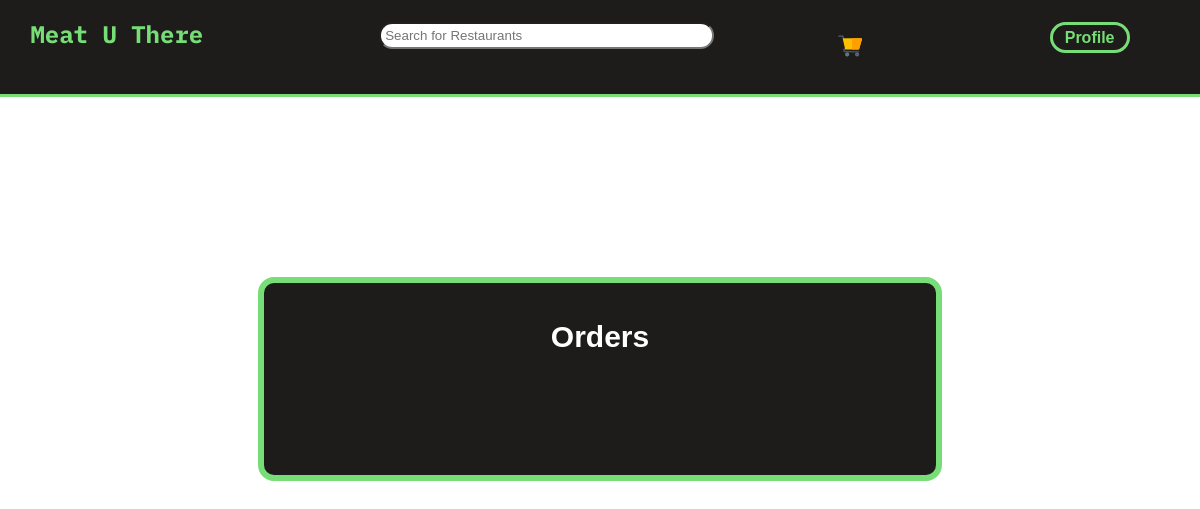
Before: /orders.php (signed in) with the older database file.
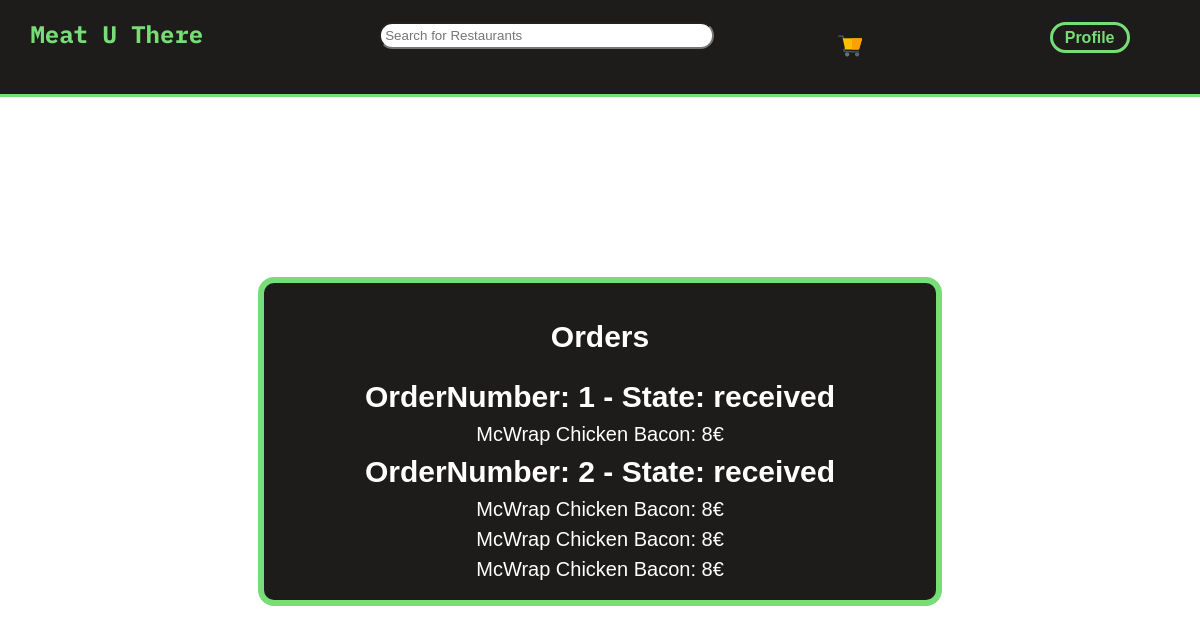
After: the same page with the newer database file.
### tables this page shows
CREATE TABLE Request(
    idRequest INTEGER PRIMARY KEY,
    orderState VARCHAR,
    idUser REFERENCES User
);

CREATE TABLE RequestDishes(
    idRequestDish INTEGER,
    idRequest INTEGER REFERENCES Request ON DELETE CASCADE,
    idDish INTEGER REFERENCES Dish ON DELETE CASCADE,
    PRIMARY KEY(idRequestDish)
);

CREATE TABLE Dish(
    idDish INTEGER PRIMARY KEY AUTOINCREMENT,
    name VARCHAR,
    price INTEGER,
    idDishCategory INTEGER REFERENCES DishCategory,
    idRestaurant INTEGER REFERENCES Restaurant
);

### database/users.php (called while the page is built, shortened)
<?php
    function getUserInfo($db){
        $stmt = $db->prepare('SELECT *
                              FROM User
                              WHERE username=:username');
        $stmt->bindParam(':username',$_SESSION['username']);
        $stmt->execute();
        $stmt = $stmt->fetch();
        return $stmt;
    }
?>

### database/restaurants.php (called while the page is built, shortened)
<?php
    function getDishInfo($db,$dish_id){
        $stmt = $db->prepare('  SELECT *
                                FROM Dish
                                WHERE idDish=:idDish');
        $stmt->bindParam(':idDish',$dish_id);
        $stmt->execute();
        $stmt = $stmt->fetch();
        return $stmt;
    }
    function getRequests($db,$user_id){
        $stmt = $db->prepare('SELECT *
                              FROM Request WHERE idUser=:user_id');
        $stmt->bindParam(':user_id',$user_id);
        $stmt->execute();
        $stmt = $stmt->fetchAll();
        return $stmt;
    }
    function getRequestDishes($db,$idRequest){
        $stmt = $db->prepare('SELECT idDish
                              FROM RequestDishes WHERE idRequest=:idRequest');
        $stmt->bindParam(':idRequest',$idRequest);
        $stmt->execute();
        $stmt = $stmt->fetchAll();
        return $stmt;
    }
?>

### orders.php (the view, shortened to what this page needs)
<?php
    require_once("templates/common.php");
    require_once("database/connection.php");
    require_once("database/restaurants.php");
    require_once("database/users.php");
    $db=getDatabaseConnection();
    $userInfo = getUserInfo($db,$_SESSION["username"]);
    $requests = getRequests($db,$userInfo['idUser']);
?>
<menu>
    <h2>Orders</h2>
    <ul>
    <?php foreach($requests as $request){ ?>
            <ul id="OrderNumber"><h1>OrderNumber: <?=$request['idRequest']?> - <?="State: ".$request['orderState']?></h1>
                <?php $requestDishes = getRequestDishes($db,$request['idRequest'])?>
                <?php foreach($requestDishes as $dish){?>
                <li>
                    <?php $dishInfo = getDishInfo($db, $dish['idDish']) ?>
                    <p><?=$dishInfo['name']?>:<?=" ".$dishInfo['price']?>€</p>
                </li>
                <?php } ?>
            <ul>
        <?php } ?>
    </ul>
</menu>

Changed rows visible on the page:
added request: idRequest "1", orderState "received"
added requestdishes: idDish.name "McWrap Chicken Bacon", idDish.price "8"
added request: idRequest "2", orderState "received"
added requestdishes: idDish.name "McWrap Chicken Bacon", idDish.price "8", shown under "2"
added requestdishes: idDish.name "McWrap Chicken Bacon", idDish.price "8", shown under "2"
